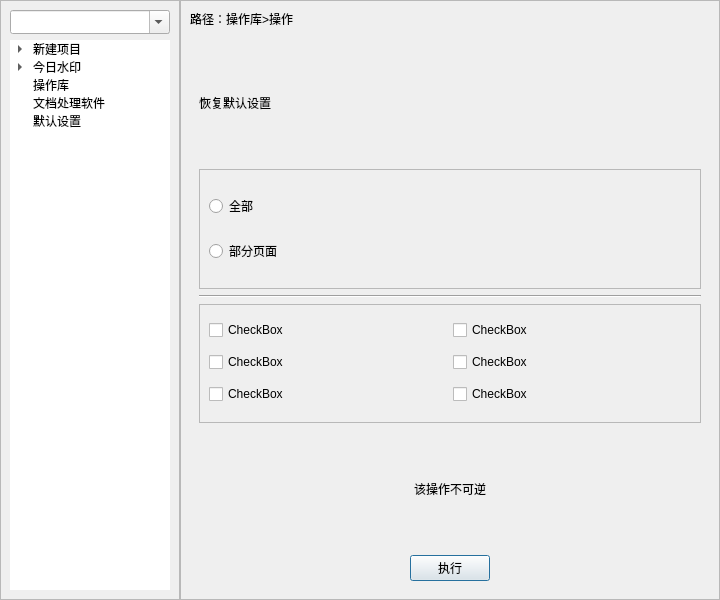
<?xml version="1.0" encoding="UTF-8"?>
<ui version="4.0">
 <class>Dialog</class>
 <widget class="QDialog" name="Dialog">
  <property name="geometry">
   <rect>
    <x>0</x>
    <y>0</y>
    <width>720</width>
    <height>600</height>
   </rect>
  </property>
  <property name="sizePolicy">
   <sizepolicy hsizetype="Fixed" vsizetype="Fixed">
    <horstretch>0</horstretch>
    <verstretch>0</verstretch>
   </sizepolicy>
  </property>
  <property name="minimumSize">
   <size>
    <width>720</width>
    <height>600</height>
   </size>
  </property>
  <property name="maximumSize">
   <size>
    <width>720</width>
    <height>600</height>
   </size>
  </property>
  <property name="windowTitle">
   <string>设置</string>
  </property>
  <layout class="QHBoxLayout" name="horizontalLayout" stretch="1,3">
   <property name="spacing">
    <number>0</number>
   </property>
   <property name="leftMargin">
    <number>0</number>
   </property>
   <property name="topMargin">
    <number>0</number>
   </property>
   <property name="rightMargin">
    <number>0</number>
   </property>
   <property name="bottomMargin">
    <number>0</number>
   </property>
   <item>
    <widget class="QFrame" name="frame_2">
     <property name="frameShape">
      <enum>QFrame::StyledPanel</enum>
     </property>
     <property name="frameShadow">
      <enum>QFrame::Raised</enum>
     </property>
     <layout class="QVBoxLayout" name="verticalLayout">
      <item>
       <widget class="QComboBox" name="comboBox">
        <property name="minimumSize">
         <size>
          <width>0</width>
          <height>24</height>
         </size>
        </property>
        <property name="editable">
         <bool>true</bool>
        </property>
       </widget>
      </item>
      <item>
       <widget class="QTreeWidget" name="treeWidget">
        <property name="styleSheet">
         <string notr="true">border : 0px</string>
        </property>
        <attribute name="headerVisible">
         <bool>false</bool>
        </attribute>
        <attribute name="headerCascadingSectionResizes">
         <bool>false</bool>
        </attribute>
        <attribute name="headerMinimumSectionSize">
         <number>24</number>
        </attribute>
        <attribute name="headerDefaultSectionSize">
         <number>100</number>
        </attribute>
        <attribute name="headerStretchLastSection">
         <bool>true</bool>
        </attribute>
        <column>
         <property name="text">
          <string>新建列</string>
         </property>
        </column>
        <item>
         <property name="text">
          <string>新建项目</string>
         </property>
         <property name="icon">
          <iconset>
           <normaloff>:/新前缀/icon/blue_octopus.ico</normaloff>:/新前缀/icon/blue_octopus.ico</iconset>
         </property>
         <item>
          <property name="text">
           <string>新建子项目</string>
          </property>
          <property name="icon">
           <iconset resource="icon_.qrc">
            <normaloff>:/btn/icon/blue_octopus.ico</normaloff>:/btn/icon/blue_octopus.ico</iconset>
          </property>
         </item>
         <item>
          <property name="text">
           <string>新建项目</string>
          </property>
         </item>
         <item>
          <property name="text">
           <string>新建项目</string>
          </property>
         </item>
        </item>
        <item>
         <property name="text">
          <string>今日水印</string>
         </property>
         <item>
          <property name="text">
           <string>新建子项目</string>
          </property>
         </item>
         <item>
          <property name="text">
           <string>新建项目</string>
          </property>
         </item>
        </item>
        <item>
         <property name="text">
          <string>操作库</string>
         </property>
        </item>
        <item>
         <property name="text">
          <string>文档处理软件</string>
         </property>
        </item>
        <item>
         <property name="text">
          <string>默认设置</string>
         </property>
        </item>
       </widget>
      </item>
     </layout>
    </widget>
   </item>
   <item>
    <widget class="QFrame" name="frame_4">
     <property name="frameShape">
      <enum>QFrame::StyledPanel</enum>
     </property>
     <property name="frameShadow">
      <enum>QFrame::Raised</enum>
     </property>
     <layout class="QVBoxLayout" name="verticalLayout_4">
      <item>
       <widget class="QLabel" name="label_3">
        <property name="text">
         <string>路径：操作库&gt;操作</string>
        </property>
       </widget>
      </item>
      <item>
       <widget class="QStackedWidget" name="stackedWidget">
        <property name="currentIndex">
         <number>2</number>
        </property>
        <widget class="QWidget" name="stackedWidgetPage1">
         <layout class="QVBoxLayout" name="verticalLayout_6">
          <item>
           <widget class="QLabel" name="label_4">
            <property name="text">
             <string>内置操作</string>
            </property>
           </widget>
          </item>
          <item>
           <widget class="QListView" name="listView"/>
          </item>
          <item>
           <widget class="QLabel" name="label_5">
            <property name="text">
             <string>自定义操作</string>
            </property>
           </widget>
          </item>
          <item>
           <widget class="QListView" name="listView_2"/>
          </item>
         </layout>
        </widget>
        <widget class="QWidget" name="stackedWidgetPage2"/>
        <widget class="QWidget" name="stackedWidgetPage3">
         <layout class="QVBoxLayout" name="verticalLayout_2">
          <item>
           <widget class="QLabel" name="label">
            <property name="text">
             <string>恢复默认设置</string>
            </property>
           </widget>
          </item>
          <item>
           <widget class="QFrame" name="frame_3">
            <property name="frameShape">
             <enum>QFrame::StyledPanel</enum>
            </property>
            <property name="frameShadow">
             <enum>QFrame::Raised</enum>
            </property>
            <layout class="QVBoxLayout" name="verticalLayout_3">
             <item>
              <widget class="QRadioButton" name="radioButton">
               <property name="text">
                <string>全部</string>
               </property>
              </widget>
             </item>
             <item>
              <widget class="QRadioButton" name="radioButton_2">
               <property name="text">
                <string>部分页面</string>
               </property>
              </widget>
             </item>
            </layout>
           </widget>
          </item>
          <item>
           <widget class="Line" name="line">
            <property name="orientation">
             <enum>Qt::Horizontal</enum>
            </property>
           </widget>
          </item>
          <item>
           <widget class="QFrame" name="frame">
            <property name="frameShape">
             <enum>QFrame::StyledPanel</enum>
            </property>
            <property name="frameShadow">
             <enum>QFrame::Raised</enum>
            </property>
            <layout class="QGridLayout" name="gridLayout">
             <item row="3" column="1">
              <widget class="QCheckBox" name="checkBox_4">
               <property name="text">
                <string>CheckBox</string>
               </property>
              </widget>
             </item>
             <item row="1" column="0">
              <widget class="QCheckBox" name="checkBox">
               <property name="text">
                <string>CheckBox</string>
               </property>
              </widget>
             </item>
             <item row="1" column="1">
              <widget class="QCheckBox" name="checkBox_6">
               <property name="text">
                <string>CheckBox</string>
               </property>
              </widget>
             </item>
             <item row="2" column="0">
              <widget class="QCheckBox" name="checkBox_2">
               <property name="text">
                <string>CheckBox</string>
               </property>
              </widget>
             </item>
             <item row="2" column="1">
              <widget class="QCheckBox" name="checkBox_5">
               <property name="text">
                <string>CheckBox</string>
               </property>
              </widget>
             </item>
             <item row="3" column="0">
              <widget class="QCheckBox" name="checkBox_3">
               <property name="text">
                <string>CheckBox</string>
               </property>
              </widget>
             </item>
            </layout>
           </widget>
          </item>
          <item alignment="Qt::AlignHCenter">
           <widget class="QLabel" name="label_2">
            <property name="text">
             <string>该操作不可逆</string>
            </property>
           </widget>
          </item>
          <item alignment="Qt::AlignHCenter">
           <widget class="QPushButton" name="pushButton">
            <property name="text">
             <string>执行</string>
            </property>
           </widget>
          </item>
         </layout>
        </widget>
        <widget class="QWidget" name="stackedWidgetPage4">
         <layout class="QVBoxLayout" name="verticalLayout_5">
          <item>
           <widget class="QGroupBox" name="groupBox">
            <property name="title">
             <string>选择您的docx文档处理器</string>
            </property>
            <widget class="QRadioButton" name="radioButton_3">
             <property name="geometry">
              <rect>
               <x>30</x>
               <y>60</y>
               <width>191</width>
               <height>16</height>
              </rect>
             </property>
             <property name="text">
              <string>Microsoft office Word</string>
             </property>
            </widget>
            <widget class="QRadioButton" name="radioButton_4">
             <property name="geometry">
              <rect>
               <x>30</x>
               <y>110</y>
               <width>141</width>
               <height>16</height>
              </rect>
             </property>
             <property name="text">
              <string>WPS 文字</string>
             </property>
            </widget>
            <widget class="QPushButton" name="pushButton_2">
             <property name="geometry">
              <rect>
               <x>140</x>
               <y>210</y>
               <width>75</width>
               <height>23</height>
              </rect>
             </property>
             <property name="text">
              <string>确定</string>
             </property>
            </widget>
            <widget class="QPushButton" name="pushButton_3">
             <property name="geometry">
              <rect>
               <x>260</x>
               <y>210</y>
               <width>75</width>
               <height>23</height>
              </rect>
             </property>
             <property name="text">
              <string>取消</string>
             </property>
            </widget>
           </widget>
          </item>
          <item>
           <widget class="QFrame" name="frame_5">
            <property name="frameShape">
             <enum>QFrame::StyledPanel</enum>
            </property>
            <property name="frameShadow">
             <enum>QFrame::Raised</enum>
            </property>
           </widget>
          </item>
         </layout>
        </widget>
       </widget>
      </item>
     </layout>
    </widget>
   </item>
  </layout>
 </widget>
 <resources>
  <include location="icon_.qrc"/>
 </resources>
 <connections/>
</ui>
